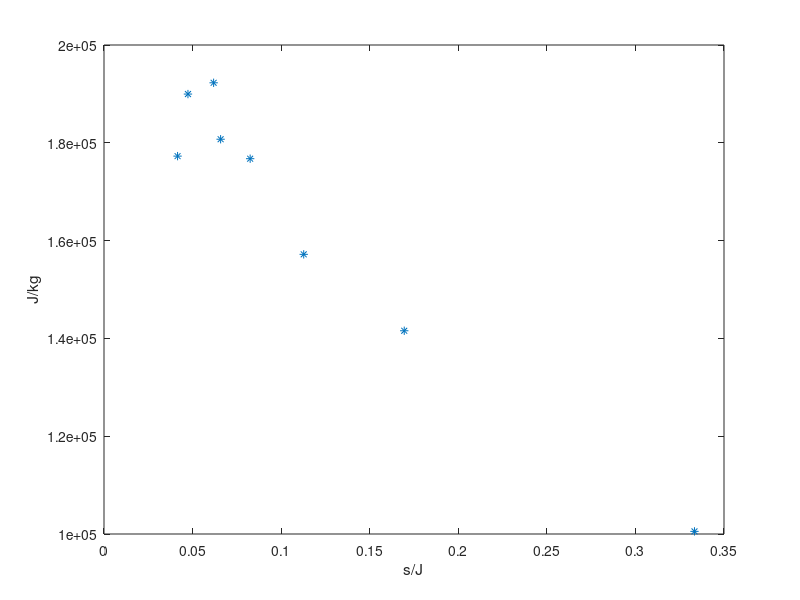

MATLAB code to generate this figure:
y1 = [1.4408 1.4392 1.4372 1.4358 1.4334 1.4320 1.4300];
x1 = [0 60 120 180 255 300 360];

y2 = [1.4272 1.4248 1.4220 1.4198 1.4154 1.4148 1.4122];
x2 = [0 60 120 180 280 300 360];

y3 = [1.4062 1.4030 1.3996 1.3964 1.3930 1.3889 1.3862];
x3 = [0 60 120 180 240 300 360];

y4 = [1.3820 1.3774 1.3736 1.3692 1.3652 1.3614];
x4 = [0 60 120 180 240 300];


y5 = [1.3498 1.3442 1.3388 1.3342 1.3290 1.3244 1.3192];
x5 = [0 60 120 180 240 300 360];

y6 = [1.3078 1.3016 1.2962 1.2900 1.2838 1.2782 1.2724];

y7 = [1.2556 1.2494 1.2424 1.2358 1.2290 1.2228 1.2156];

y8 = [1.1310 1.1204 1.1136 1.1060 1.0976 1.0890 1.0812];


hold all

plot(x1, y1, '*');
p1=polyfit(x1,y1,1);

plot(x2, y2, '*');
p2=polyfit(x2,y2,1);

plot(x3, y3, '*');
p3 = polyfit(x3,y3,1);

plot(x4, y4, '*');
p4 = polyfit(x4, y4, 1);

plot(x5,y5, '*');
p5=polyfit(x5,y5,1);

plot(x5,y6, '*');
p6=polyfit(x5,y5,1);

plot(x5,y7, '*');
p7=polyfit(x5,y7,1);

plot(x5, y8, '*');
p8 = polyfit(x5,y8,1);
 

eff= [3.0 5.9 8.87 12.12 15.19 16.16 21.1 24.08];
mpr = [p1(1) p2(1) p3(1) p4(1) p5(1) p6(1) p7(1) p8(1)];


clf
plot(1./eff, -(1)*eff./mpr, '*');
p9 = polyfit(1./eff,(-1)*eff./mpr, 1)

xlabel('s/J');
ylabel('J/kg');
